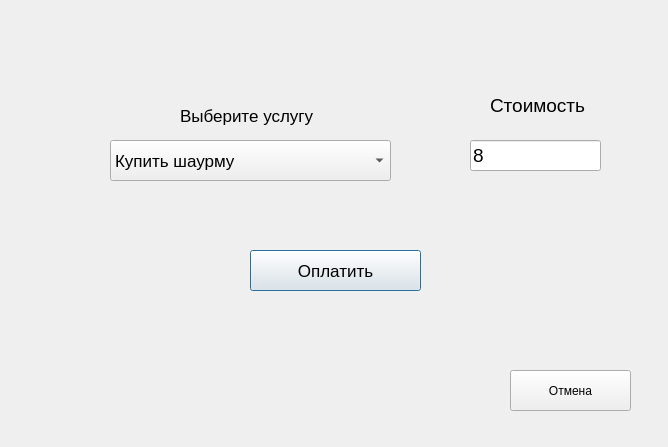
<?xml version="1.0" encoding="UTF-8"?>
<ui version="4.0">
 <class>Pay_the_bill_window</class>
 <widget class="QDialog" name="Pay_the_bill_window">
  <property name="geometry">
   <rect>
    <x>0</x>
    <y>0</y>
    <width>668</width>
    <height>447</height>
   </rect>
  </property>
  <property name="windowTitle">
   <string>Dialog</string>
  </property>
  <widget class="QLabel" name="label">
   <property name="geometry">
    <rect>
     <x>180</x>
     <y>100</y>
     <width>141</width>
     <height>31</height>
    </rect>
   </property>
   <property name="font">
    <font>
     <pointsize>13</pointsize>
    </font>
   </property>
   <property name="text">
    <string>Выберите услугу</string>
   </property>
  </widget>
  <widget class="QComboBox" name="comboBox">
   <property name="geometry">
    <rect>
     <x>110</x>
     <y>140</y>
     <width>281</width>
     <height>41</height>
    </rect>
   </property>
   <property name="font">
    <font>
     <pointsize>13</pointsize>
    </font>
   </property>
   <property name="editable">
    <bool>false</bool>
   </property>
   <item>
    <property name="text">
     <string>Купить шаурму</string>
    </property>
   </item>
   <item>
    <property name="text">
     <string>Заказать доставку шаурмы</string>
    </property>
   </item>
  </widget>
  <widget class="QPushButton" name="Pay_button">
   <property name="geometry">
    <rect>
     <x>250</x>
     <y>250</y>
     <width>171</width>
     <height>41</height>
    </rect>
   </property>
   <property name="font">
    <font>
     <pointsize>13</pointsize>
    </font>
   </property>
   <property name="text">
    <string>Оплатить</string>
   </property>
  </widget>
  <widget class="QPushButton" name="Cancel_button">
   <property name="geometry">
    <rect>
     <x>510</x>
     <y>370</y>
     <width>121</width>
     <height>41</height>
    </rect>
   </property>
   <property name="text">
    <string>Отмена</string>
   </property>
  </widget>
  <widget class="QLabel" name="label_2">
   <property name="geometry">
    <rect>
     <x>490</x>
     <y>90</y>
     <width>121</width>
     <height>31</height>
    </rect>
   </property>
   <property name="font">
    <font>
     <pointsize>14</pointsize>
    </font>
   </property>
   <property name="text">
    <string>Стоимость</string>
   </property>
  </widget>
  <widget class="QLineEdit" name="Cost_line">
   <property name="geometry">
    <rect>
     <x>470</x>
     <y>140</y>
     <width>131</width>
     <height>31</height>
    </rect>
   </property>
   <property name="font">
    <font>
     <pointsize>14</pointsize>
    </font>
   </property>
   <property name="text">
    <string>8</string>
   </property>
   <property name="readOnly">
    <bool>true</bool>
   </property>
  </widget>
 </widget>
 <resources/>
 <connections/>
</ui>
